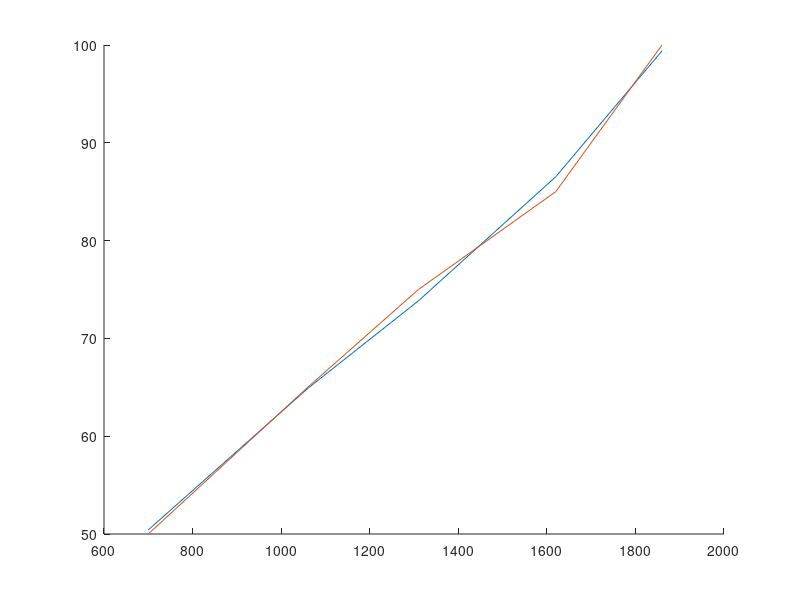

This figure's MATLAB source:
close all
trottle = [50,65,75,85,100];
weight = [700,1060,1310,1620,1860];


[weight_trottle, S] = polyfit( [0, weight], [0, trottle], 3);
test = polyval(weight_trottle, weight);
hold on
plot(weight, test)
plot(weight, trottle)
